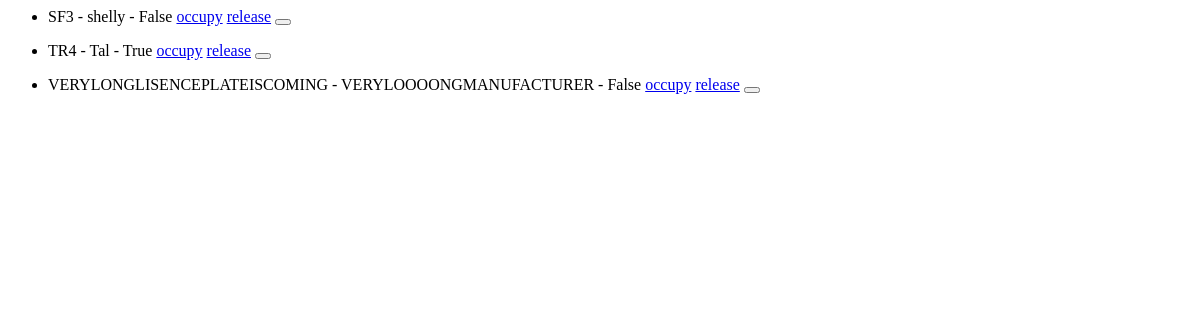
Page /vehicles/ on the earlier database version.
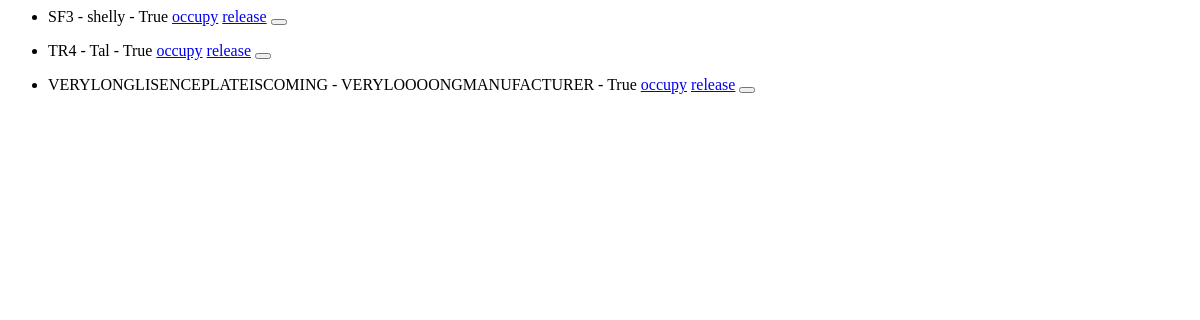
Same page on the later database version.
### vehicles/models.py (models this page shows, shortened)
class Vehicle(models.Model):
    license_plate_number = models.CharField(max_length=200)
    manufacturer = models.CharField(max_length=200)
    is_available = models.BooleanField(default=True)
    owner = models.OneToOneField(User, models.SET_NULL, blank=True, null=True)

### vehicles/views.py (the view)
# urls.py: path('', views.index, name='index'),
def index(request):
    vehicles_list = Vehicle.objects.all()
    template = loader.get_template('vehicles/index.html')
    context = {
        'vehicles_list': vehicles_list,
    }
    return HttpResponse(template.render(context, request))

### vehicles/templates/vehicles/index.html
{% if vehicles_list %}
<ul>
    {% for vehicle in vehicles_list %}
    <li>
        <form method="post">
        <span>
            {{ vehicle.license_plate_number }} - {{ vehicle.manufacturer }} - {{ vehicle.is_available }}
        </span>
        <a href="/vehicles/{{ vehicle.id }}/occupy">occupy</a>
        <a href="/vehicles/{{ vehicle.id }}/release">release</a>
        <button class="button is-danger" name="follow" value="unfollow" >
        </form>
    </li>
    {% endfor %}
</ul>
{% else %}
    <p>No vehicles are available.</p>
{% endif %}

Differences in the rows shown:
changed Vehicle "SF3": is_available "False" → "True"
changed Vehicle "VERYLONGLISENCEPLATEISCOMING": is_available "False" → "True"
